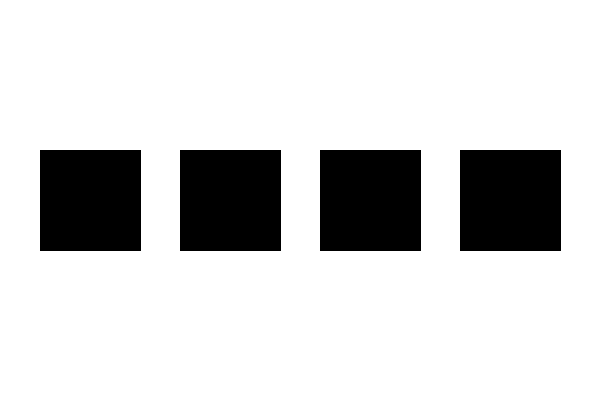
Frame 1 (no input)
Frame 60 (the mouse pressed at the canvas centre just before this capture): identical to frame 1, image omitted
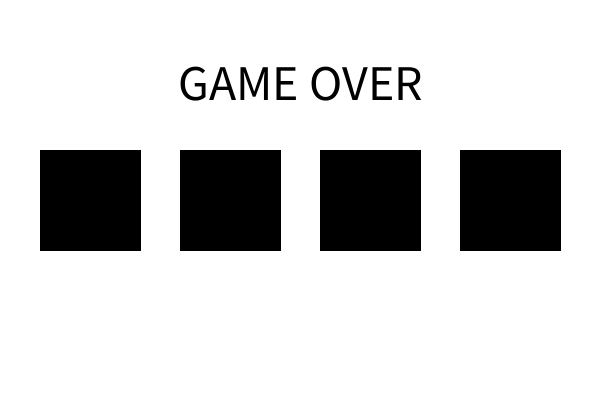
Frame 120 (the mouse held since frame 60 and released just before this capture)

The Processing sketch that drew these frames (run headless with seeded random() and noise(); from frame 60 on, the mouse is pressed at the canvas centre):

// Processing sketch: Find_it3
// ── Find_it3.pde
float[] xList = new float[4];
float[] yList = new float[4];
int atari = 0;
boolean gameOver = false;
boolean gameClear = false;
void setup() {
  size(600,400);
  atari = (int)random(4);
}

void draw() {
  background(255);
  fill(0);
  for (int i=0; i<4; i++) {
    xList[i] = 40+140*i;
    yList[i] = 150;
    rect(xList[i], yList[i], 100, 100);
  }
  if (gameOver) {
    textSize(50);
    textAlign(CENTER);
    text("GAME OVER", width/2, 100);
    return;
  }
  if (gameClear) {
    fill(255, 0, 0);
    ellipse(xList[atari]+50, yList[atari]+50, 100, 100);
    return;
  }
  if (mousePressed) {
    if (mouseX>xList[atari] && mouseX<xList[atari]+100
      && mouseY>yList[atari] && mouseY<yList[atari]+100) {
      gameClear = true;
    } else {
      gameOver = true;
    }
  }
}
